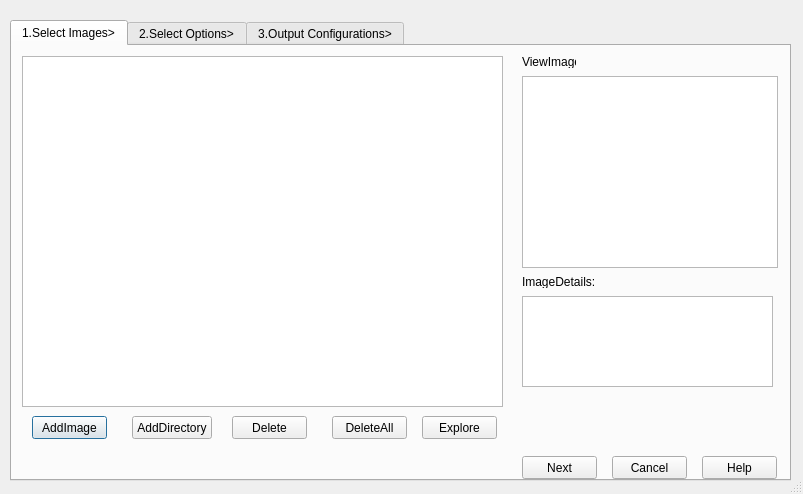
<?xml version="1.0" encoding="UTF-8"?>
<ui version="4.0">
    <class>BatchWizardDialog</class>
    <widget class="QDialog" name="BatchWizardDialog">
        <property name="geometry">
            <rect>
                <x>0</x>
                <y>0</y>
                <width>803</width>
                <height>494</height>
            </rect>
        </property>
        <property name="windowTitle">
            <string>BatchWizard</string>
        </property>
        <property name="sizeGripEnabled">
            <bool>true</bool>
        </property>
        <widget class="QTabWidget" name="tabWidget">
            <property name="geometry">
                <rect>
                    <x>10</x>
                    <y>20</y>
                    <width>781</width>
                    <height>461</height>
                </rect>
            </property>
            <property name="tabShape">
                <enum>QTabWidget::Rounded</enum>
            </property>
            <property name="currentIndex">
                <number>0</number>
            </property>
            <widget class="QWidget" name="tab">
                <attribute name="title">
                    <string>1.Select Images&gt;</string>
                </attribute>
                <widget class="QPushButton" name="pushAddImageButton">
                    <property name="geometry">
                        <rect>
                            <x>20</x>
                            <y>370</y>
                            <width>75</width>
                            <height>23</height>
                        </rect>
                    </property>
                    <property name="text">
                        <string>AddImage</string>
                    </property>
                </widget>
                <widget class="QGraphicsView" name="graphicsView">
                    <property name="geometry">
                        <rect>
                            <x>510</x>
                            <y>30</y>
                            <width>256</width>
                            <height>192</height>
                        </rect>
                    </property>
                </widget>
                <widget class="QPushButton" name="pushNextButton_1">
                    <property name="geometry">
                        <rect>
                            <x>510</x>
                            <y>410</y>
                            <width>75</width>
                            <height>23</height>
                        </rect>
                    </property>
                    <property name="text">
                        <string>Next</string>
                    </property>
                </widget>
                <widget class="QPushButton" name="pushCanceButton_1">
                    <property name="geometry">
                        <rect>
                            <x>600</x>
                            <y>410</y>
                            <width>75</width>
                            <height>23</height>
                        </rect>
                    </property>
                    <property name="text">
                        <string>Cancel</string>
                    </property>
                </widget>
                <widget class="QPushButton" name="pushAddDirectoryButton">
                    <property name="geometry">
                        <rect>
                            <x>120</x>
                            <y>370</y>
                            <width>80</width>
                            <height>23</height>
                        </rect>
                    </property>
                    <property name="text">
                        <string>AddDirectory</string>
                    </property>
                </widget>
                <widget class="QPushButton" name="pushDeleteImageButton">
                    <property name="geometry">
                        <rect>
                            <x>220</x>
                            <y>370</y>
                            <width>75</width>
                            <height>23</height>
                        </rect>
                    </property>
                    <property name="text">
                        <string>Delete</string>
                    </property>
                </widget>
                <widget class="QPushButton" name="pushDeleteAllButton">
                    <property name="geometry">
                        <rect>
                            <x>320</x>
                            <y>370</y>
                            <width>75</width>
                            <height>23</height>
                        </rect>
                    </property>
                    <property name="text">
                        <string>DeleteAll</string>
                    </property>
                </widget>
                <widget class="QLabel" name="label">
                    <property name="geometry">
                        <rect>
                            <x>510</x>
                            <y>10</y>
                            <width>54</width>
                            <height>12</height>
                        </rect>
                    </property>
                    <property name="text">
                        <string>ViewImage</string>
                    </property>
                </widget>
                <widget class="QPushButton" name="pushExporeButton">
                    <property name="geometry">
                        <rect>
                            <x>410</x>
                            <y>370</y>
                            <width>75</width>
                            <height>23</height>
                        </rect>
                    </property>
                    <property name="text">
                        <string>Explore</string>
                    </property>
                </widget>
                <widget class="QPushButton" name="pushHelpButton_1">
                    <property name="geometry">
                        <rect>
                            <x>690</x>
                            <y>410</y>
                            <width>75</width>
                            <height>23</height>
                        </rect>
                    </property>
                    <property name="text">
                        <string>Help</string>
                    </property>
                </widget>
                <widget class="QLabel" name="label_2">
                    <property name="geometry">
                        <rect>
                            <x>510</x>
                            <y>230</y>
                            <width>78</width>
                            <height>12</height>
                        </rect>
                    </property>
                    <property name="text">
                        <string>ImageDetails:</string>
                    </property>
                </widget>
                <widget class="QTextEdit" name="textEdit">
                    <property name="geometry">
                        <rect>
                            <x>510</x>
                            <y>250</y>
                            <width>251</width>
                            <height>91</height>
                        </rect>
                    </property>
                </widget>
                <widget class="QTableWidget" name="tableImagesWidget">
                    <property name="geometry">
                        <rect>
                            <x>10</x>
                            <y>10</y>
                            <width>481</width>
                            <height>351</height>
                        </rect>
                    </property>
                </widget>
            </widget>
            <widget class="QWidget" name="tab_2">
                <attribute name="title">
                    <string>2.Select Options&gt;</string>
                </attribute>
            </widget>
            <widget class="QWidget" name="tab_3">
                <attribute name="title">
                    <string>3.Output Configurations&gt;</string>
                </attribute>
            </widget>
        </widget>
    </widget>
    <resources/>
    <connections/>
</ui>
